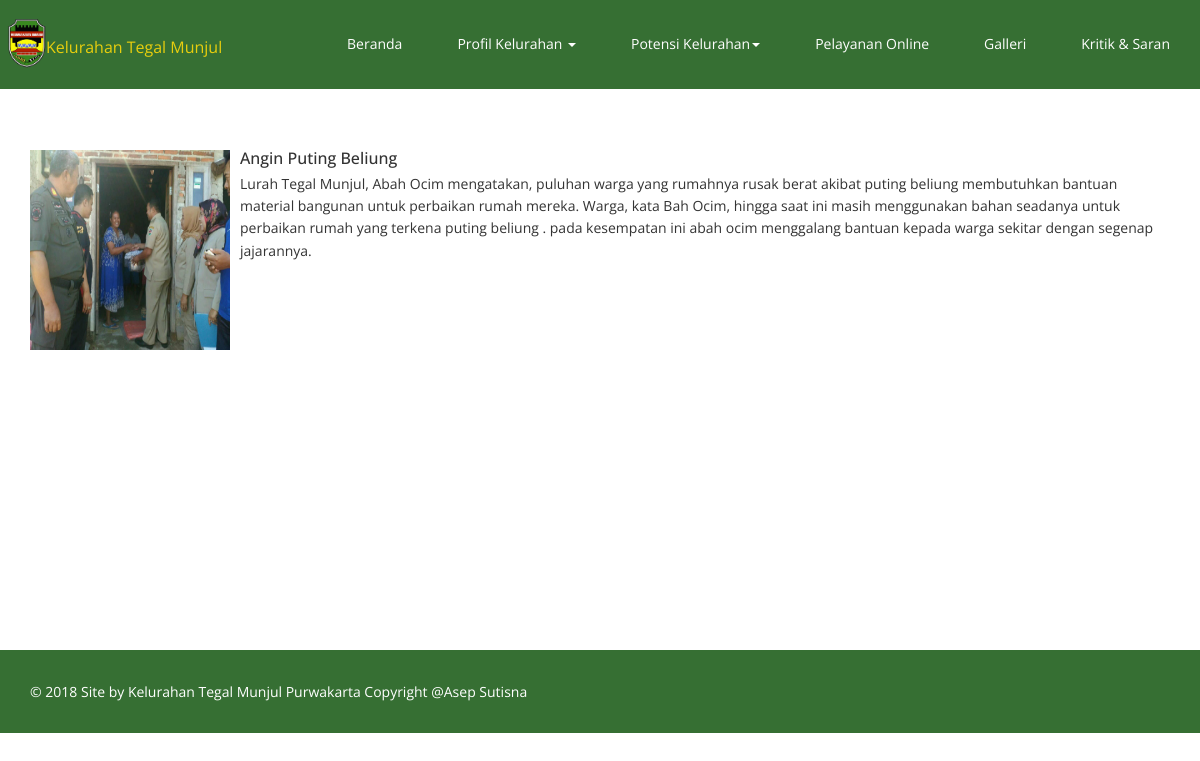
/?idBerita=12, run on the app's committed database.
### tables this page shows
CREATE TABLE `tabel_berita` (
  `id_berita` int(11) NOT NULL,
  `id_admin` int(11) NOT NULL,
  `waktu` datetime NOT NULL,
  `judul` varchar(100) NOT NULL,
  `deskripsi_singkat` text NOT NULL,
  `berita` text NOT NULL,
  `kategori` varchar(100) NOT NULL,
  `foto` varchar(50) NOT NULL
);

### detail_berita.php (the view)
<?php
    $idBerita = $_GET["idBerita"];
    $sql = "select * from tabel_berita where id_berita = '".$idBerita."'";
    $result = mysql_query($sql);
    $row_berita = mysql_fetch_array($result);
?>
<div class="box-sejarah" style="margin-top: 150px;" >
    <div class="container" style="min-height: 500px;margin-top:0px;">
        <div class="media">
          <div class="media-left">
            <a href="#">
              <img src="img/<?php echo $row_berita["foto"] ?>" alt="<?php echo $row_berita["foto"] ?>" width="200" height="200" >
            </a>
          </div>
          <div class="media-body">
            <h4 class="media-heading"><?php echo $row_berita["judul"] ?></h4>
            <p>
                <?php echo $row_berita["berita"] ?>
            </p>
          </div>
        </div>
    </div>
</div>

### css/style.css (style rules this page uses)
body { background: #fff; font-family:'Open Sans', Arial, sans-serif; color:#333; line-height:1.6em; }
h1, h2, h3, h4, h5, h6 { font-weight:500; font-family:'Open Sans', Arial, sans-serif; color:#333; }
h4 { font-size: 16px; }
a { color: #E8CE0E; -webkit-transition: color 300ms, background-color 300ms; -moz-transition: color 300ms, background-color 300ms; -o-transition: color 300ms, background-color 300ms; transition: color 300ms, background-color 300ms; }
.box-sejarah { margin-top: 200px; }

### data on the page
tabel_berita: foto (picture), judul "Angin Puting Beliung", berita "Lurah Tegal Munjul, Abah Ocim mengatakan, puluhan warga yang rumahnya rusak berat akibat puting beliung membutuhkan bantuan material bangunan untuk perbaikan rumah mereka. Warga, kata Bah Ocim, hingga saat ini masih menggunakan bahan seadanya untuk perbaikan rumah yang terkena puting beliung . pada kesempatan ini abah ocim menggalang bantuan kepada warga sekitar dengan segenap jajarannya."
